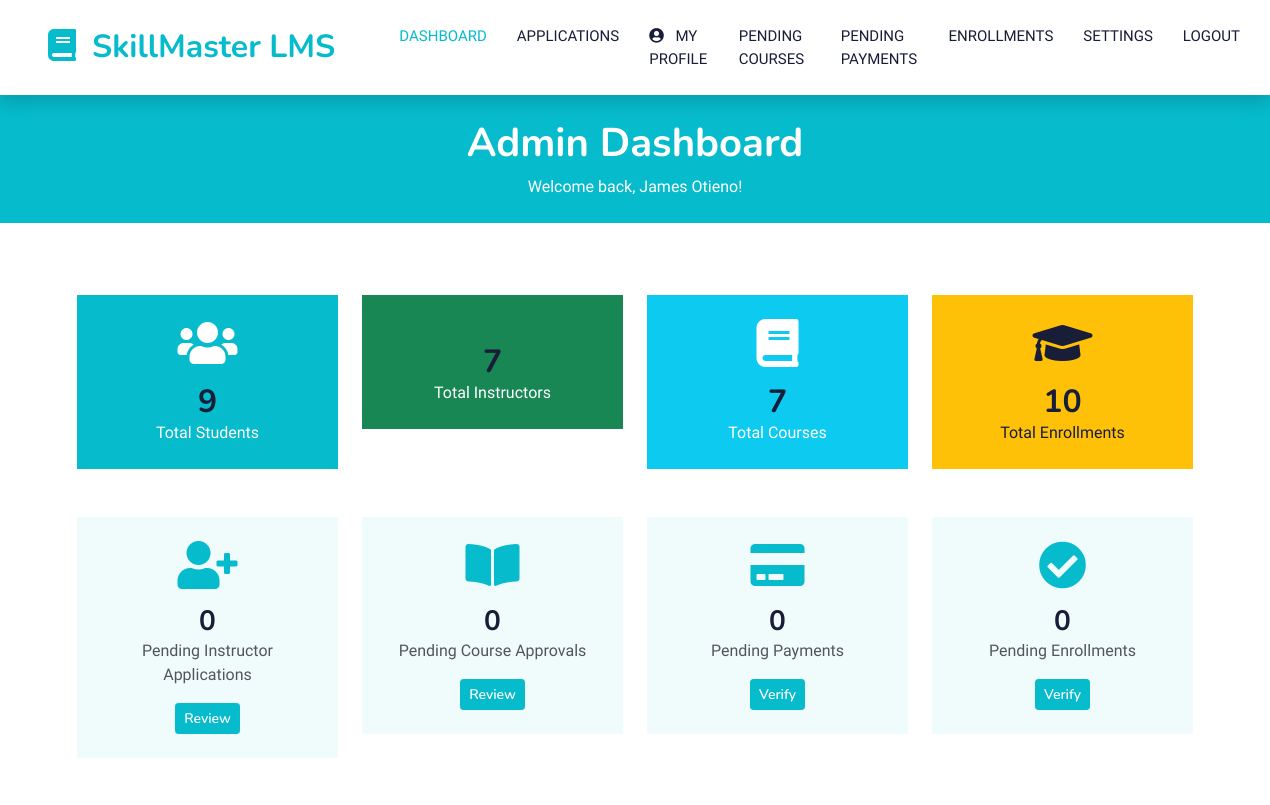
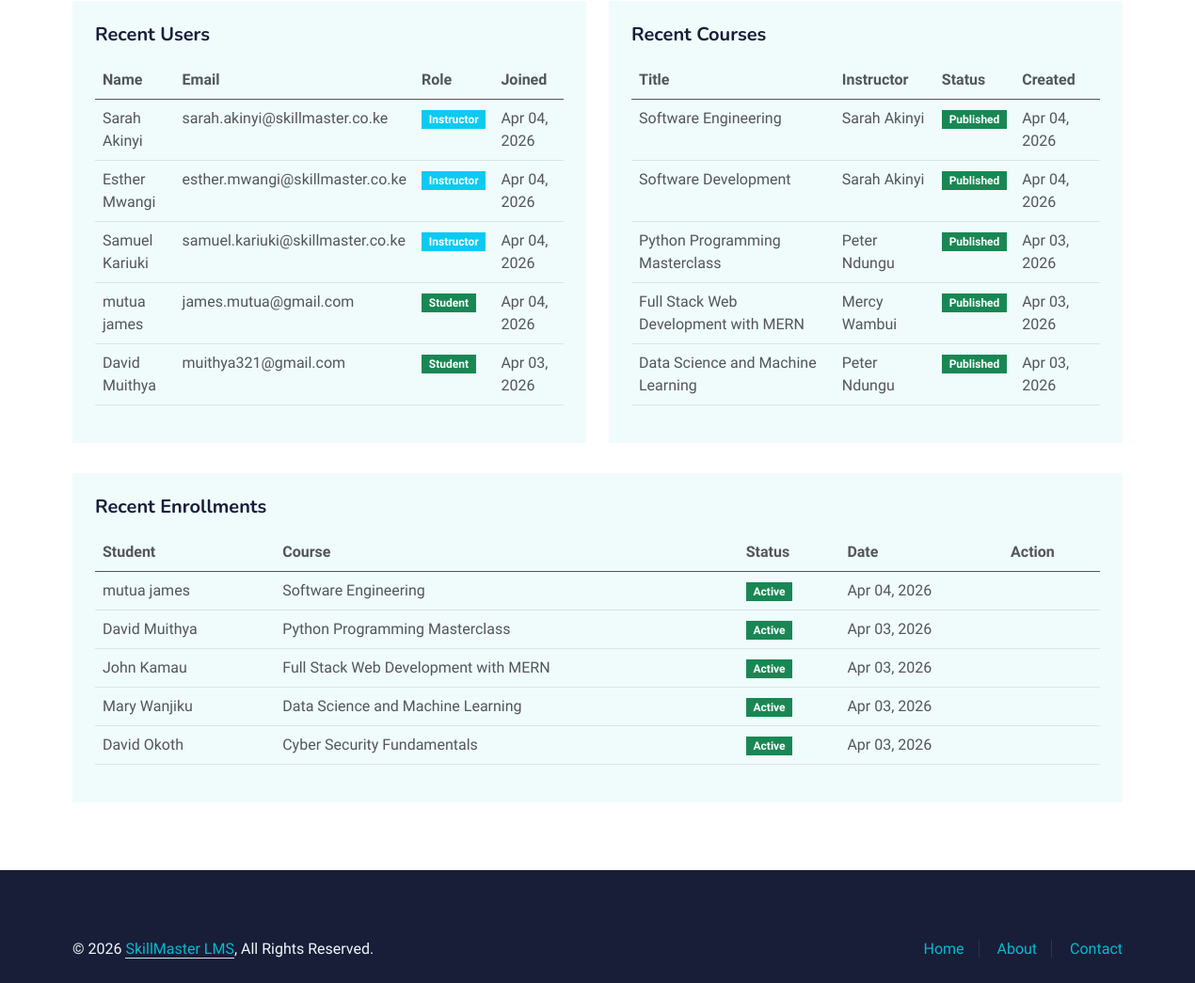
/admin/index.php (signed in), run on the app's committed database (2 pictures, top to bottom).
### tables this page shows
CREATE TABLE `users` (
  `id` bigint(20) NOT NULL,
  `username` varchar(50) NOT NULL,
  `email` varchar(100) NOT NULL,
  `password` varchar(255) NOT NULL,
  `role` enum('admin','instructor','student') NOT NULL DEFAULT 'student',
  `first_name` varchar(50) NOT NULL,
  `last_name` varchar(50) NOT NULL,
  `profile_pic` varchar(255) DEFAULT NULL,
  `bio` text DEFAULT NULL,
  `phone_number` varchar(20) DEFAULT NULL,
  `address` text DEFAULT NULL,
  `is_active` tinyint(1) DEFAULT 1,
  `must_change_password` tinyint(1) DEFAULT 0,
  `created_by` bigint(20) DEFAULT NULL,
  `last_login` timestamp NULL DEFAULT NULL,
  `created_at` timestamp NOT NULL DEFAULT current_timestamp(),
  `updated_at` timestamp NOT NULL DEFAULT current_timestamp() ON UPDATE current_timestamp(),
  `deleted_at` timestamp NULL DEFAULT NULL,
  `facebook_link` varchar(255) DEFAULT NULL,
  `twitter_link` varchar(255) DEFAULT NULL,
  `linkedin_link` varchar(255) DEFAULT NULL
);

CREATE TABLE `courses` (
  `id` bigint(20) NOT NULL,
  `title` varchar(200) NOT NULL,
  `slug` varchar(200) NOT NULL,
  `code` varchar(20) NOT NULL,
  `description` text DEFAULT NULL,
  `short_description` varchar(500) DEFAULT NULL,
  `category_id` bigint(20) DEFAULT NULL,
  `instructor_id` bigint(20) DEFAULT NULL,
  `price` decimal(10,2) DEFAULT 0.00,
  `thumbnail` varchar(255) DEFAULT NULL,
  `credits` int(11) DEFAULT 3,
  `start_date` date DEFAULT NULL,
  `end_date` date DEFAULT NULL,
  `status` enum('draft','pending_approval','published','archived','rejected') NOT NULL DEFAULT 'draft',
  `max_students` int(11) DEFAULT 50,
  `enrollment_count` int(11) DEFAULT 0,
  `syllabus` text DEFAULT NULL,
  `created_by` bigint(20) DEFAULT NULL,
  `created_at` timestamp NOT NULL DEFAULT current_timestamp(),
  `updated_at` timestamp NOT NULL DEFAULT current_timestamp() ON UPDATE current_timestamp(),
  `deleted_at` timestamp NULL DEFAULT NULL
);

CREATE TABLE `enrollments` (
  `id` bigint(20) NOT NULL,
  `student_id` bigint(20) NOT NULL,
  `course_id` bigint(20) NOT NULL,
  `enrolled_by` bigint(20) DEFAULT NULL,
  `enrollment_date` date NOT NULL,
  `status` enum('pending_payment','pending_verification','active','completed','dropped','rejected') NOT NULL DEFAULT 'pending_payment',
  `enrolled_at` timestamp NOT NULL DEFAULT current_timestamp(),
  `completed_at` timestamp NULL DEFAULT NULL,
  `completion_date` date DEFAULT NULL,
  `final_grade` varchar(2) DEFAULT NULL,
  `mock_payment_id` bigint(20) DEFAULT NULL,
  `mock_payment_status` enum('pending','completed','verified') DEFAULT NULL
);

### public/admin/index.php (the view, shortened to what the rows shown need)
<?php
$userModel = new User();
$courseModel = new Course();
$enrollmentModel = new Enrollment();
$stats = $userModel->getStats();
$recentUsers = $userModel->getRecentUsers(5);
$recentCourses = $courseModel->getRecentCourses(5);
$recentEnrollments = $enrollmentModel->getRecentEnrollments(5);
?>
<!DOCTYPE html>
<html lang="en">
<head>
    <link href="https://cdnjs.cloudflare.com/ajax/libs/font-awesome/5.10.0/css/all.min.css" rel="stylesheet">
    <link href="https://cdn.jsdelivr.net/npm/bootstrap-icons@1.4.1/font/bootstrap-icons.css" rel="stylesheet">
    <link href="../assets/css/bootstrap.min.css" rel="stylesheet">
    <link href="../assets/css/style.css" rel="stylesheet">
</head>
<body>
    <nav class="navbar navbar-expand-lg bg-white navbar-light shadow sticky-top p-0">
        <a href="index.php" class="navbar-brand d-flex align-items-center px-4 px-lg-5">
            <h2 class="m-0 text-primary"><i class="fa fa-book me-3"></i><?php echo APP_NAME; ?></h2>
        </a>
    </nav>
    <div class="container-fluid bg-primary py-4 mb-5">
        <div class="container">
            <div class="row">
                <div class="col-12 text-center">
                    <h1 class="text-white">Admin Dashboard</h1>
                </div>
            </div>
        </div>
    </div>
    <div class="container-xxl py-4">
        <div class="container">
            <div class="row g-4 mb-5">
                <div class="col-lg-3 col-md-6">
                    <div class="bg-primary text-white rounded p-4 text-center">
                        <h2 class="mb-0"><?php echo number_format($stats['total_students'] ?? 0); ?></h2>
                    </div>
                </div>
                <div class="col-lg-3 col-md-6">
                    <div class="bg-success text-white rounded p-4 text-center">
                        <h2 class="mb-0"><?php echo number_format($stats['total_instructors'] ?? 0); ?></h2>
                    </div>
                </div>
                <div class="col-lg-3 col-md-6">
                    <div class="bg-info text-white rounded p-4 text-center">
                        <h2 class="mb-0"><?php echo number_format($stats['total_courses'] ?? 0); ?></h2>
                    </div>
                </div>
                <div class="col-lg-3 col-md-6">
                    <div class="bg-warning text-dark rounded p-4 text-center">
                        <h2 class="mb-0"><?php echo number_format($stats['total_enrollments'] ?? 0); ?></h2>
                    </div>
                </div>
            </div>
            <div class="row g-4">
                <div class="col-lg-6">
                    <div class="bg-light rounded p-4">
                        <div class="table-responsive">
                            <table class="table table-hover">
                                <thead>
                                    <tr>
                                        <th>Name</th>
                                        <th>Email</th>
                                        <th>Role</th>
                                        <th>Joined</th>
                                    </tr>
                                </thead>
                                <tbody>
                                    <?php foreach ($recentUsers as $user): ?>
                                    <tr>
                                        <td><?php echo htmlspecialchars($user['first_name'] . ' ' . $user['last_name']); ?></td>
                                        <td><?php echo htmlspecialchars($user['email']); ?></td>
                                        <td><span class="badge bg-<?php echo $user['role'] === 'admin' ? 'danger' : ($user['role'] === 'instructor' ? 'info' : 'success'); ?>"><?php echo ucfirst($user['role']); ?></span></td>
                                        <td><?php echo date('M d, Y', strtotime($user['created_at'])); ?></td>
                                    </tr>
                                    <?php endforeach; ?>
                                </tbody>
                            </table>
                        </div>
                    </div>
                </div>
                <div class="col-lg-6">
                    <div class="bg-light rounded p-4">
                        <div class="table-responsive">
                            <table class="table table-hover">
                                <thead>
                                    <tr>
                                        <th>Title</th>
                                        <th>Instructor</th>
                                        <th>Status</th>
                                        <th>Created</th>
                                    </tr>
                                </thead>
                                <tbody>
                                    <?php foreach ($recentCourses as $course): ?>
                                    <tr>
                                        <td><?php echo htmlspecialchars($course['title']); ?></td>
                                        <td><?php echo htmlspecialchars($course['instructor_name'] ?? 'Unknown'); ?></td>
                                        <td>
                                            <span class="badge bg-<?php echo $course['status'] === 'published' ? 'success' : ($course['status'] === 'pending_approval' ? 'warning' : 'secondary'); ?>">
                                                <?php echo ucfirst(str_replace('_', ' ', $course['status'])); ?>
                                            </span>
                                        </td>
                                        <td><?php echo date('M d, Y', strtotime($course['created_at'])); ?></td>
                                    </tr>
                                    <?php endforeach; ?>
                                </tbody>
                            </table>
                        </div>
                    </div>
                </div>
            </div>
            <div class="row g-4 mt-2">
                <div class="col-12">
                    <div class="bg-light rounded p-4">
                        <div class="table-responsive">
                            <table class="table table-hover">
                                <thead>
                                    <tr>
                                        <th>Student</th>
                                        <th>Course</th>
                                        <th>Status</th>
                                        <th>Date</th>
                                        <th>Action</th>
                                    </tr>
                                </thead>
                                <tbody>
                                    <?php foreach ($recentEnrollments as $enrollment): ?>
                                    <tr>
                                        <td><?php echo htmlspecialchars($enrollment['student_name']); ?></td>
                                        <td><?php echo htmlspecialchars($enrollment['course_title']); ?></td>
                                        <td>
                                            <span class="badge bg-<?php echo $enrollment['status'] === 'active' ? 'success' : ($enrollment['status'] === 'pending_verification' ? 'warning' : 'secondary'); ?>">
                                                <?php echo ucfirst(str_replace('_', ' ', $enrollment['status'])); ?>
                                            </span>
                                        </td>
                                        <td><?php echo date('M d, Y', strtotime($enrollment['enrolled_at'])); ?></td>
                                        <td>
                                        </td>
                                    </tr>
                                    <?php endforeach; ?>
                                </tbody>
                            </table>
                        </div>
                    </div>
                </div>
            </div>
        </div>
    </div>
</body>
</html>

### data on the page
users: first_name+last_name "Sarah Akinyi", email "sarah.akinyi@skillmaster.co.ke", role "Instructor", created_at "Apr 04, 2026"
users: first_name+last_name "Esther Mwangi", email "esther.mwangi@skillmaster.co.ke", role "Instructor", created_at "Apr 04, 2026"
users: first_name+last_name "Samuel Kariuki", email "samuel.kariuki@skillmaster.co.ke", role "Instructor", created_at "Apr 04, 2026"
users: first_name+last_name "mutua james", email "james.mutua@gmail.com", role "Student", created_at "Apr 04, 2026"
users: first_name+last_name "David Muithya", email "muithya321@gmail.com", role "Student", created_at "Apr 03, 2026"
courses: title "Software Engineering", instructor_name "Sarah Akinyi", status "Published", created_at "Apr 04, 2026"
courses: title "Software Development", instructor_name "Sarah Akinyi", status "Published", created_at "Apr 04, 2026"
courses: title "Python Programming Masterclass", instructor_name "Peter Ndungu", status "Published", created_at "Apr 03, 2026"
courses: title "Full Stack Web Development with MERN", instructor_name "Mercy Wambui", status "Published", created_at "Apr 03, 2026"
courses: title "Data Science and Machine Learning", instructor_name "Peter Ndungu", status "Published", created_at "Apr 03, 2026"
enrollments: student_name "mutua james", course.title "Software Engineering", status "Active", enrolled_at "Apr 04, 2026"
enrollments: student_name "David Muithya", course.title "Python Programming Masterclass", status "Active", enrolled_at "Apr 03, 2026"
enrollments: student_name "John Kamau", course.title "Full Stack Web Development with MERN", status "Active", enrolled_at "Apr 03, 2026"
enrollments: student_name "Mary Wanjiku", course.title "Data Science and Machine Learning", status "Active", enrolled_at "Apr 03, 2026"
enrollments: student_name "David Okoth", course.title "Cyber Security Fundamentals", status "Active", enrolled_at "Apr 03, 2026"

### other printed values
APP_NAME "SkillMaster LMS"
$_SESSION['user_name'] "James Otieno"
$stats['total_students'] "9"
$stats['total_instructors'] "7"
$stats['total_courses'] "7"
$stats['total_enrollments'] "10"
$pendingApplications "0"
$pendingCourses "0"
$pendingPayments "0"
$pendingEnrollments "0"
